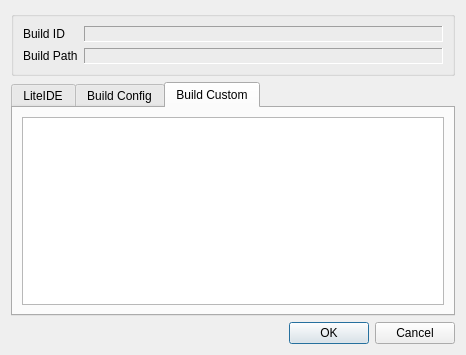
<?xml version="1.0" encoding="UTF-8"?>
<ui version="4.0">
 <class>BuildConfigDialog</class>
 <widget class="QDialog" name="BuildConfigDialog">
  <property name="geometry">
   <rect>
    <x>0</x>
    <y>0</y>
    <width>466</width>
    <height>355</height>
   </rect>
  </property>
  <property name="windowTitle">
   <string>Build Config Dialog</string>
  </property>
  <layout class="QVBoxLayout" name="verticalLayout_4">
   <item>
    <widget class="QGroupBox" name="groupBox">
     <property name="title">
      <string/>
     </property>
     <layout class="QGridLayout" name="gridLayout">
      <item row="0" column="0">
       <widget class="QLabel" name="label">
        <property name="text">
         <string>Build ID</string>
        </property>
       </widget>
      </item>
      <item row="0" column="1">
       <widget class="QLabel" name="buildIdLabel">
        <property name="sizePolicy">
         <sizepolicy hsizetype="Expanding" vsizetype="Preferred">
          <horstretch>0</horstretch>
          <verstretch>0</verstretch>
         </sizepolicy>
        </property>
        <property name="frameShape">
         <enum>QFrame::Panel</enum>
        </property>
        <property name="frameShadow">
         <enum>QFrame::Sunken</enum>
        </property>
        <property name="text">
         <string/>
        </property>
       </widget>
      </item>
      <item row="1" column="0">
       <widget class="QLabel" name="label_3">
        <property name="text">
         <string>Build Path</string>
        </property>
       </widget>
      </item>
      <item row="1" column="1">
       <widget class="QLabel" name="buildFileLabel">
        <property name="sizePolicy">
         <sizepolicy hsizetype="Expanding" vsizetype="Preferred">
          <horstretch>0</horstretch>
          <verstretch>0</verstretch>
         </sizepolicy>
        </property>
        <property name="frameShape">
         <enum>QFrame::Panel</enum>
        </property>
        <property name="frameShadow">
         <enum>QFrame::Sunken</enum>
        </property>
        <property name="text">
         <string/>
        </property>
       </widget>
      </item>
     </layout>
    </widget>
   </item>
   <item>
    <widget class="QTabWidget" name="tabWidget">
     <property name="currentIndex">
      <number>2</number>
     </property>
     <widget class="QWidget" name="tab">
      <attribute name="title">
       <string>LiteIDE</string>
      </attribute>
      <layout class="QVBoxLayout" name="verticalLayout_3">
       <item>
        <widget class="QTableView" name="liteideTableView"/>
       </item>
      </layout>
     </widget>
     <widget class="QWidget" name="tab_2">
      <attribute name="title">
       <string>Build Config</string>
      </attribute>
      <layout class="QVBoxLayout" name="verticalLayout_2">
       <item>
        <widget class="QTableView" name="configTableView"/>
       </item>
      </layout>
     </widget>
     <widget class="QWidget" name="tab_3">
      <attribute name="title">
       <string>Build Custom</string>
      </attribute>
      <layout class="QVBoxLayout" name="verticalLayout">
       <item>
        <widget class="QTableView" name="customTableView"/>
       </item>
      </layout>
     </widget>
    </widget>
   </item>
   <item>
    <widget class="QDialogButtonBox" name="buttonBox">
     <property name="orientation">
      <enum>Qt::Horizontal</enum>
     </property>
     <property name="standardButtons">
      <set>QDialogButtonBox::Cancel|QDialogButtonBox::Ok</set>
     </property>
    </widget>
   </item>
  </layout>
 </widget>
 <resources/>
 <connections>
  <connection>
   <sender>buttonBox</sender>
   <signal>accepted()</signal>
   <receiver>BuildConfigDialog</receiver>
   <slot>accept()</slot>
   <hints>
    <hint type="sourcelabel">
     <x>248</x>
     <y>254</y>
    </hint>
    <hint type="destinationlabel">
     <x>157</x>
     <y>274</y>
    </hint>
   </hints>
  </connection>
  <connection>
   <sender>buttonBox</sender>
   <signal>rejected()</signal>
   <receiver>BuildConfigDialog</receiver>
   <slot>reject()</slot>
   <hints>
    <hint type="sourcelabel">
     <x>316</x>
     <y>260</y>
    </hint>
    <hint type="destinationlabel">
     <x>286</x>
     <y>274</y>
    </hint>
   </hints>
  </connection>
 </connections>
</ui>
